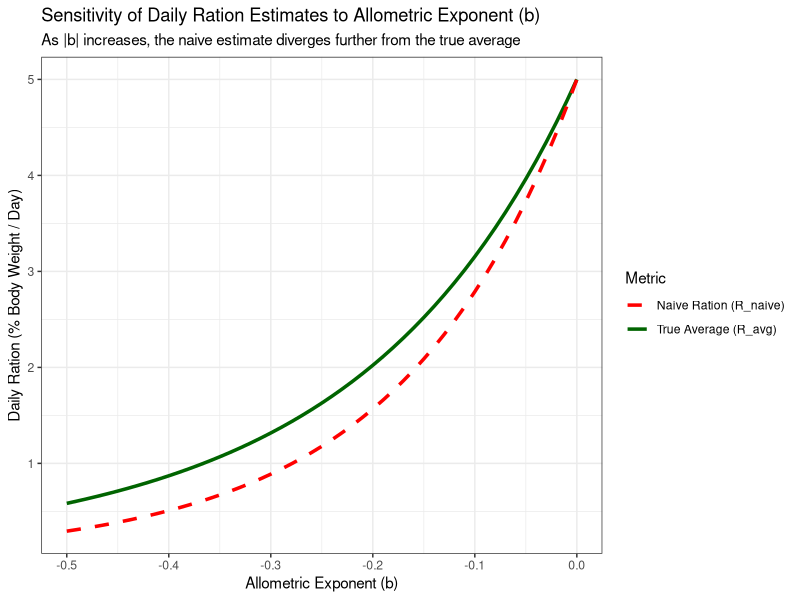
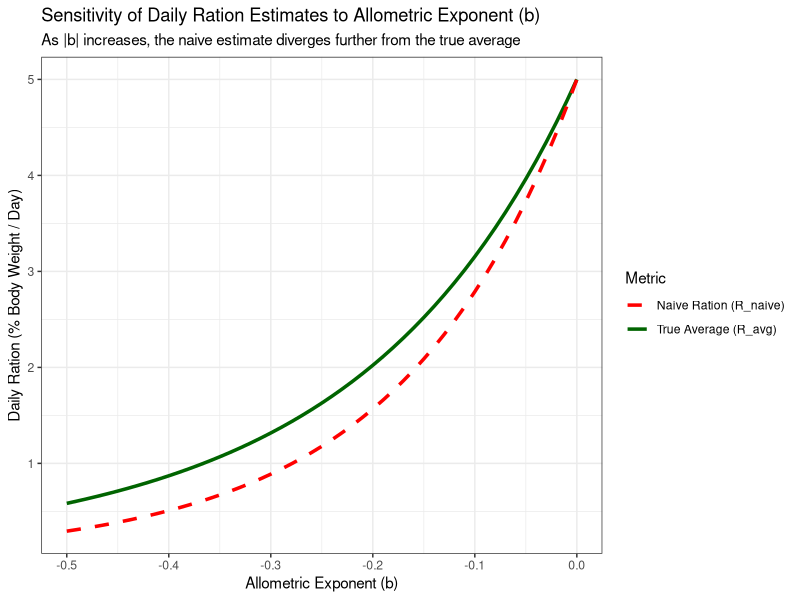

Reproduce these figures in R, in order.
# --- 0. Load Libraries ---
library(ggplot2)
library(dplyr)
library(tidyr)
library(readr)
library(writexl)

# --- 1. Define Main Simulation Function ---
run_simulation <- function(M, k, W_inf, b, t_0 = -0.1, a = 0.05, N_1 = 1e6, max_age = 10) {
  ages <- 1:max_age
  
  # Population Structure & Growth
  N_i <- N_1 * exp(-M * (ages - 1))
  W_i <- W_inf * (1 - exp(-k * (ages - t_0)))^3
  
  # Consumption (Allometric)
  R_spec_i <- a * W_i^b
  
  # Aggregate Metrics
  Biomass_i <- N_i * W_i
  Consumption_daily_i <- Biomass_i * R_spec_i
  
  total_B <- sum(Biomass_i)
  total_Q_daily <- sum(Consumption_daily_i)
  total_Q_annual <- total_Q_daily * 365
  total_N <- sum(N_i)
  
  # Calculated Rations (% Body Weight)
  R_naive <- (total_Q_daily / total_B) * 100        # Biomass-weighted (The Error)
  R_avg <- (sum(N_i * R_spec_i) / total_N) * 100    # Numerical Average (The Truth)
  
  return(data.frame(
    Pop_QB_Annual = total_Q_annual / total_B,
    R_naive_pct = R_naive,
    R_avg_pct = R_avg,
    Discrepancy_Ratio = R_avg / R_naive
  ))
}

# --- 2. Reproduce Manuscript Table 1 ---
scenarios <- list(
  Base = list(M=0.4, k=0.3, W_inf=1000, b=-0.27),
  High_Mortality = list(M=0.8, k=0.3, W_inf=1000, b=-0.27),
  Fast_Growth = list(M=0.4, k=0.6, W_inf=1000, b=-0.27),
  Strong_Allometry = list(M=0.4, k=0.3, W_inf=1000, b=-0.40)
)

table1_results <- bind_rows(lapply(names(scenarios), function(name) {
  params <- scenarios[[name]]
  res <- do.call(run_simulation, params)
  cbind(Scenario = name, res)
}))

print("--- Manuscript Table 1 ---")
print(table1_results)

# --- 3. Sensitivity Analysis on 'b' ---
# We vary b from -0.5 (strong allometry) to 0.0 (no allometry)
b_values <- seq(-0.5, 0.0, by = 0.01)
sensitivity_results <- bind_rows(lapply(b_values, function(val) {
  # Run simulation using Base parameters but changing 'b'
  res <- run_simulation(M=0.4, k=0.3, W_inf=1000, b=val)
  res$b_value <- val
  return(res)
}))

# Plot the Sensitivity
p <- ggplot(sensitivity_results, aes(x = b_value)) +
  geom_line(aes(y = R_avg_pct, color = "True Average (R_avg)"), size = 1.2) +
  geom_line(aes(y = R_naive_pct, color = "Naive Ration (R_naive)"), size = 1.2, linetype = "dashed") +
  scale_color_manual(values = c("True Average (R_avg)" = "darkgreen", "Naive Ration (R_naive)" = "red")) +
  labs(
    title = "Sensitivity of Daily Ration Estimates to Allometric Exponent (b)",
    subtitle = "As |b| increases, the naive estimate diverges further from the true average",
    x = "Allometric Exponent (b)",
    y = "Daily Ration (% Body Weight / Day)",
    color = "Metric"
  ) +
  theme_bw()

print(p)
ggsave("Sensitivity_Analysis_b.png", p, width=7, height=5)

# --- 4. Process FishBase Data ---
# Load provided CSV
fishbase_data <- read_csv("FishBase_QB_table.csv", show_col_types = FALSE)

fishbase_processed <- fishbase_data %>%
  filter(!is.na(PopQB)) %>%
  mutate(
    Naive_Daily_Ration_pct = (PopQB / 365) * 100,
    Label = paste(Genus, Species)
  ) %>%
  select(Label, PopQB, Naive_Daily_Ration_pct, Winf, K, Mortality) %>%
  arrange(desc(PopQB))

# --- 5. Export All to Excel ---
sheets <- list(
  "Manuscript_Table_1" = table1_results,
  "Sensitivity_Data" = sensitivity_results,
  "FishBase_Processed" = fishbase_processed
)
write_xlsx(sheets, "FishBase_and_Simulation_Analysis.xlsx")
